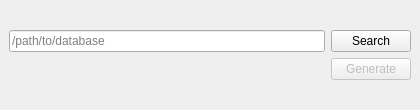
<?xml version="1.0" encoding="UTF-8"?>
<ui version="4.0">
 <class>DbPathSearchWindow</class>
 <widget class="QMainWindow" name="DbPathSearchWindow">
  <property name="enabled">
   <bool>true</bool>
  </property>
  <property name="geometry">
   <rect>
    <x>0</x>
    <y>0</y>
    <width>420</width>
    <height>110</height>
   </rect>
  </property>
  <property name="minimumSize">
   <size>
    <width>420</width>
    <height>110</height>
   </size>
  </property>
  <property name="windowTitle">
   <string>Pymagextractor</string>
  </property>
  <widget class="QWidget" name="db_widget">
   <layout class="QGridLayout" name="gridLayout">
    <item row="0" column="1">
     <layout class="QGridLayout" name="db_grid">
      <item row="0" column="0">
       <widget class="QLineEdit" name="db_box_path">
        <property name="inputMask">
         <string/>
        </property>
        <property name="text">
         <string/>
        </property>
        <property name="placeholderText">
         <string>/path/to/database</string>
        </property>
       </widget>
      </item>
      <item row="0" column="1">
       <widget class="QPushButton" name="db_btn_search">
        <property name="text">
         <string>Search</string>
        </property>
       </widget>
      </item>
      <item row="1" column="1">
       <widget class="QPushButton" name="db_btn_generate">
        <property name="enabled">
         <bool>false</bool>
        </property>
        <property name="text">
         <string>Generate</string>
        </property>
       </widget>
      </item>
     </layout>
    </item>
   </layout>
  </widget>
 </widget>
 <resources/>
 <connections/>
</ui>
